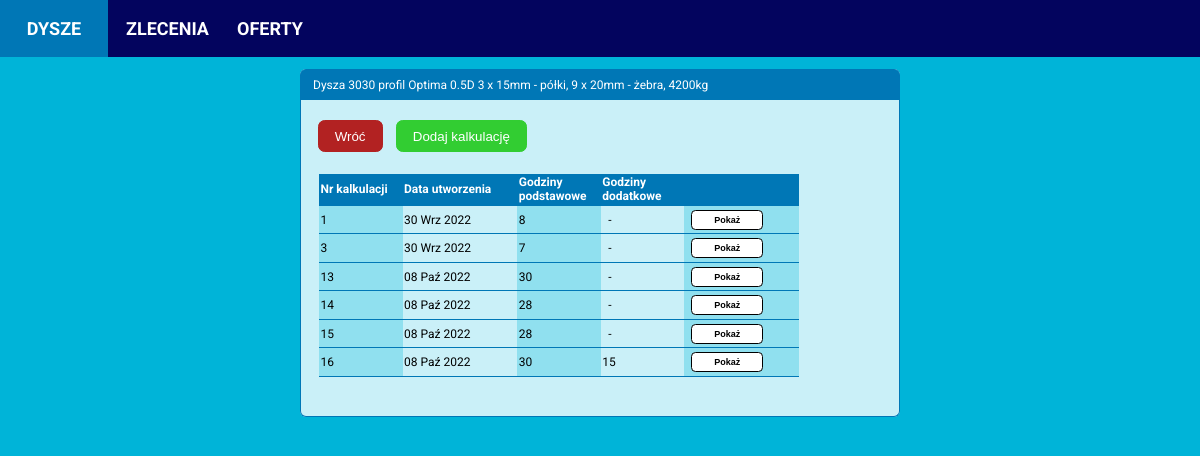
/nozzle/1/calculations, run on the app's committed database.
### calculator/models.py (models this page shows, shortened)
class Nozzle(models.Model):
    PROFILES = (('Optima', 'Optima'),
                ('19A', '19A'),
                )
    INNER_RING_TYPES = (('Complete st. st. inside', 'Wnętrze nierdzewne'),
                        ('St. st. ring inside', 'Pierścień kawitacyjny nierdzewny'),
                        ('Complete steel', 'Wnętrze ze stali zwykłej'),
                        ('St. st. ring and outlet', 'Pierścień kawitacyjny i wylot ze stali nierdzewnej'))
    date_created = models.DateTimeField(auto_now_add=True)
    diameter = models.PositiveIntegerField(null=False, blank=False)
    profile = models.CharField(max_length=32, choices=PROFILES, null=False, blank=False)
    drawing_number = models.CharField(max_length=32, blank=True)
    profile_height = models.PositiveIntegerField(null=False, blank=False)
    inner_ring_type = models.CharField(max_length=32, choices=INNER_RING_TYPES, null=False, blank=False)
    inner_ring_thickness_propeller_zone = models.PositiveIntegerField(null=False, blank=False)
    inner_ring_thickness_inlet_zone = models.PositiveIntegerField(null=False, blank=False)
    inner_ring_thickness_outlet_zone = models.PositiveIntegerField(null=False, blank=False)
    ribs_quantity = models.PositiveIntegerField(null=False, blank=False)
    ribs_thickness = models.PositiveIntegerField(null=False, blank=False)
    segments_quantity = models.PositiveIntegerField(null=False, blank=False)
    segments_thickness = models.PositiveIntegerField(null=False, blank=False)
    has_headbox = models.BooleanField(null=False, blank=False)
    has_outlet_ring = models.BooleanField(null=False, blank=False)
    theoretical_weight = models.PositiveIntegerField(blank=True, default=0)
    real_weight = models.PositiveIntegerField(blank=True, default=0)

class NozzleCalculation(models.Model):
    nozzle = models.ForeignKey(Nozzle, on_delete=models.CASCADE)
    date_created = models.DateTimeField(auto_now_add=True)
    assembly_hours = models.PositiveIntegerField(default=0, blank=True, null=True)
    welding_hours = models.PositiveIntegerField(default=0, blank=True, null=True)
    spinning_hours = models.PositiveIntegerField(default=0, blank=True, null=True)
    small_machining_hours = models.PositiveIntegerField(default=0, blank=True, null=True)
    medium_machining_hours = models.PositiveIntegerField(default=0, blank=True, null=True)
    tos_machining_hours = models.PositiveIntegerField(default=0, blank=True, null=True)
    cutting_plates_hours = models.PositiveIntegerField(default=0, blank=True, null=True)
    bending_hours = models.PositiveIntegerField(default=0, blank=True, null=True)
    rolling_profiles_hours = models.PositiveIntegerField(default=0, blank=True, null=True)
    comment = models.TextField(default='', blank=True, null=True)
    diameter = models.PositiveIntegerField(null=False, blank=False)
    profile = models.CharField(max_length=32, null=False, blank=False)
    drawing_number = models.CharField(max_length=32, blank=True)
    profile_height = models.PositiveIntegerField(null=False, blank=False)
    inner_ring_type = models.CharField(max_length=32, null=False, blank=False)
    inner_ring_thickness_propeller_zone = models.PositiveIntegerField(null=False, blank=False)
    inner_ring_thickness_inlet_zone = models.PositiveIntegerField(null=False, blank=False)
    inner_ring_thickness_outlet_zone = models.PositiveIntegerField(null=False, blank=False)
    ribs_quantity = models.PositiveIntegerField(null=False, blank=False)
    ribs_thickness = models.PositiveIntegerField(null=False, blank=False)
    segments_quantity = models.PositiveIntegerField(null=False, blank=False)
    segments_thickness = models.PositiveIntegerField(null=False, blank=False)
    has_headbox = models.BooleanField(null=False, blank=False)
    has_outlet_ring = models.BooleanField(null=False, blank=False)
    theoretical_weight = models.PositiveIntegerField(blank=True, default=0)
    real_weight = models.PositiveIntegerField(blank=True, default=0)

### calculator/views.py (the view)
# urls.py: path('nozzle/<int:nozzle_id>/calculations', nozzle_calculations_view, name='nozzle_calculations'),
def nozzle_calculations_view(request, nozzle_id):
    nozzle = Nozzle.objects.get(id=nozzle_id)
    ratio = round((nozzle.profile_height / nozzle.diameter), 1)
    calculations = nozzle.nozzlecalculation_set.order_by('date_created').annotate(
        total_additional_hours=Sum(F('additionalnozzlehours__additional_hours_amount'))).annotate(
        total_hours=F('assembly_hours') + F('welding_hours') + F('spinning_hours') + F('small_machining_hours')
            + F('medium_machining_hours') + F('tos_machining_hours') + F('cutting_plates_hours')
            + F('bending_hours') + F('rolling_profiles_hours'))
    for calculation in calculations:
        print(calculation.total_hours)
    template = 'calculator/nozzle_calculations.html'
    context = {'nozzle': nozzle,
               'calculations': calculations,
               'ratio': ratio,
               }
    return render(request, template, context)

### calculator/templates/calculator/nozzle_calculations.html
{% extends 'calculator/base.html' %}
{% block content %}
<div class="content-main">
  <div class="item-box">
    <div class="item-header-box">
      <p>Dysza {{ nozzle.diameter }}
       profil {{ nozzle.profile }}
      {{ ratio }}D {{ type_name }}
      {{ nozzle.segments_quantity}} x {{ nozzle.segments_thickness}}mm - półki,
      {{ nozzle.ribs_quantity}} x {{ nozzle.ribs_thickness}}mm - żebra,
      {{ nozzle.theoretical_weight }}kg</p>
    </div>
    <div class="item-details">
      <div class="button-box">
        <a href="{% url 'calculator:nozzle_details' nozzle.id %}"><button class="cancel-btn">Wróć</button></a>
        <a href="{% url 'calculator:add_nozzle_calculation' nozzle_id=nozzle.id %}"><button class="add-btn">Dodaj kalkulację</button></a>
      </div>
      <div class="item-details-table">
        <table>
          <thead>
            <tr>
              <th style="width: 6em;">Nr kalkulacji</th>
              <th>Data utworzenia</th>
              <th style="width: 6em;">Godziny podstawowe</th>
              <th style="width: 6em;">Godziny dodatkowe</th>
              <th></th>
            </tr>
          </thead>
          {% for calculation in calculations %}
          <tr>
            <td>{{ calculation.id }}</td>
            {% load i18n %}
            {% language 'pl' %}
            <td>{{ calculation.date_created|date:"d M Y" }}</td>
            {% endlanguage %}
            {% if calculation.total_hours %}
              <td>{{ calculation.total_hours }}</td>
            {% else %}
              <td>&nbsp; -</td>
            {% endif %}
            {% if calculation.total_additional_hours %}
              <td>{{ calculation.total_additional_hours }}</td>
            {% else %}
              <td>&nbsp; -</td>
            {% endif %}
            <td><a href="{% url 'calculator:nozzle_calculation_details' nozzle_id=nozzle.id calculation_id=calculation.id %}">
              <button class="show-btn">Pokaż</button></a></td>
          </tr>
          {% endfor %}
        </table>
      </div>
    </div>
  </div>
</div>
{% endblock content %}

### static/styles.css (style rules this page uses)
body { font-family: Roboto, Arial; font-size: 12px; margin: 0 auto; padding: 0; background-color: #00b4d8; }
table { width: 480px; }
table, th, td { border-collapse: collapse; text-align: left; border-bottom: 1px solid #0077b6; margin-left: 0.5em; margin-bottom: 2em; }
td:nth-child(2n+1) { background-color: #90e0ef; }
thead { background-color: #0077b6; color: white; font-weight: 300; }
thead th { width: 100px; }
th, td { padding: 0.125em; }
.content-main { display: flex; flex-direction: row; background-color: #00b4d8; justify-content: space-between; align-items: flex-start; margin: 0 auto; padding: 0 auto; }
.item-box { min-width: 350px; width: 600px; display: flex; flex-direction: column; background-color: #CAF0F8; border-radius: 0.5em; margin: 1em auto; padding: 0px; }
.item-header-box { display: flex; margin: 0; padding-left: 1em; background-color: #0077b6; height: 2.5em; color: white; border-top-left-radius: 0.5em; border-top-right-radius: 0.5em; border-left: 1px solid #0077b6; border-right: 1px solid #0077b6; border-top: 1px solid #0077b6; align-items: center; }
.item-details { padding: 1em 1em; border-left: 1px solid #0077b6; border-right: 1px solid #0077b6; border-bottom: 1px solid #0077b6; border-bottom-left-radius: 0.5em; border-bottom-right-radius: 0.5em; }
.item-details-table { padding: 0.25em 0; margin-top: 1em; }
.button-box { display: flex; justify-content: flex-start; align-items: center; margin: 0.125em 0.25em; }
.show-btn { font-size: 0.75em; font-weight: bold; text-align: center; margin: 0.25em 0.625em; background-color: white; border: 1px solid black; border-radius: 0.5em; height: 1.25rem; width: 8em; cursor: pointer; transition: background-color 0.2s; transition: color 0.2s; }
.add-btn, .confirm-btn, .cancel-btn { background-color: limegreen; color: white; border: 1px solid limegreen; border-radius: 0.5em; height: 2rem; padding: 0.5rem 1rem; margin: 0.5em 0.5em; cursor: pointer; }
.cancel-btn { background-color: firebrick; border: 1px solid firebrick; margin-left: 0.125em; }

### data on the page
Nozzle: diameter "3030", profile "Optima", segments_quantity "3", segments_thickness "15", ribs_quantity "9", ribs_thickness "20", theoretical_weight "4200"
NozzleCalculation: id "1", date_created "30 Wrz 2022", total_hours "8"
NozzleCalculation: id "3", date_created "30 Wrz 2022", total_hours "7"
NozzleCalculation: id "13", date_created "08 Paź 2022", total_hours "30"
NozzleCalculation: id "14", date_created "08 Paź 2022", total_hours "28"
NozzleCalculation: id "15", date_created "08 Paź 2022", total_hours "28"
NozzleCalculation: id "16", date_created "08 Paź 2022", total_hours "30", total_additional_hours "15"

### other printed values
{{ ratio }} "0.5"
